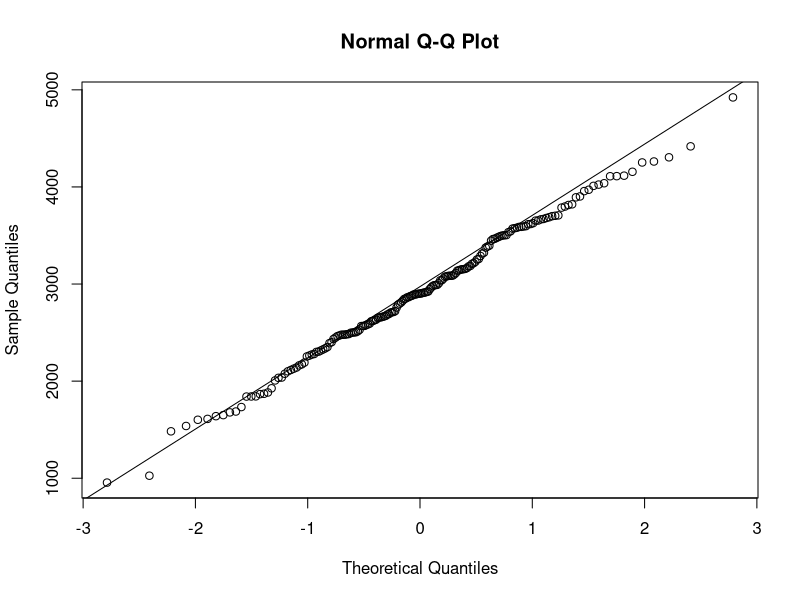
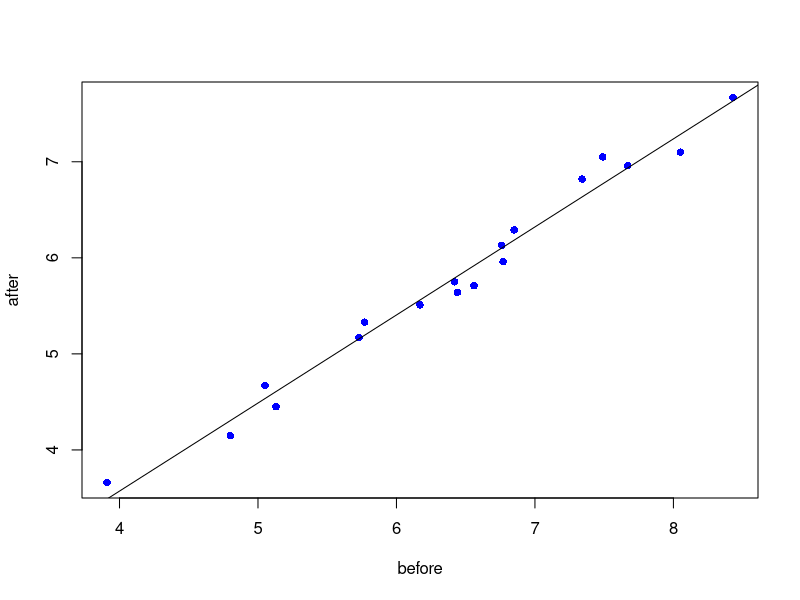
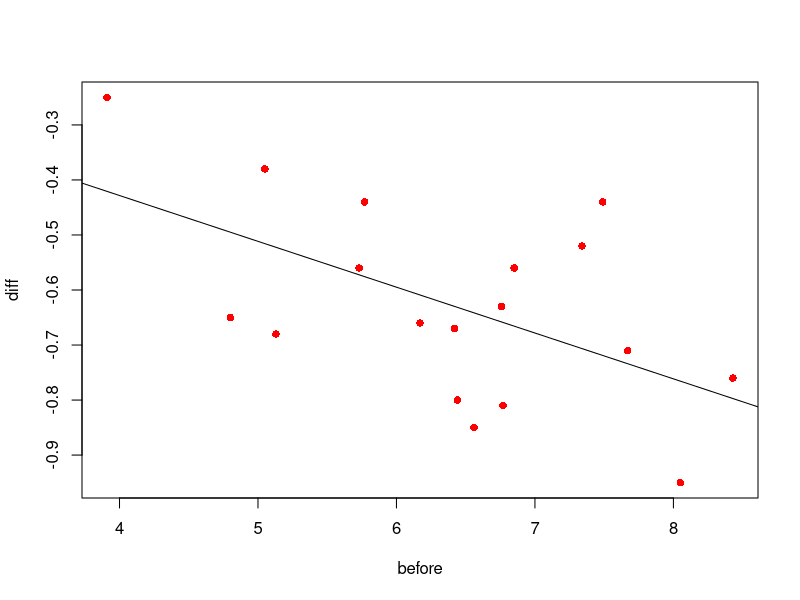

R code for these plots, in order:
## ---- chunk 1
knitr::opts_chunk$set(echo = TRUE)
library(glue)
## ---- chunk 2
data = read.table('../data/birthweight.txt',header=TRUE)
x = data$birthweight
## ---- chunk 3
shapiro.test(x)
## ---- chunk 4
qqnorm(x); qqline(x)
## ---- chunk 5
mean = mean(x)
sd = sd(x)
n = length(x)

ci = c((mean - qnorm(0.98)*(sd/sqrt(n))), (mean + qnorm(0.98)*(sd/sqrt(n))))
## ---- chunk 6
min_n = ((qnorm(0.98)^2)*(sd^2))/(50^2)
## ---- chunk 7
B = 1000
Tstar = numeric(B);
for (i in 1:B){
  Xstar = sample(x,replace=TRUE)
  Tstar[i] = mean(Xstar)
}
Tstar20 = quantile(Tstar,0.020)[[1]]
Tstar980 = quantile(Tstar,0.975)[[1]]
bootstrapci = c(2*mean-Tstar980,2*mean-Tstar20)
## ---- chunk 8
lenci = ci[2]-ci[1]
lenbsci = bootstrapci[2]-bootstrapci[1]
glue('CI length: {lenci},    Bootstrap CI length: {lenbsci}');
## ---- chunk 9
t.test(x, mu=2800)
## ---- chunk 10
t.test(x, mu=2800, alt='g')
## ---- chunk 11
nT = length(x[x>2800]); 
pttest = t.test(x,mu=2800,alt="g")[[3]]
psign = binom.test(nT,n,p=0.5)[[3]]
## ---- chunk 12
pttest<psign
## ---- chunk 13
q = length(x[x<2600])/n - 0.25
pr = length(x[x<2600])/n + q
## ---- chunk 14
ci_p = c(0.25,pr)
## ---- chunk 15
z = q * (sqrt(n) / sd)
pnorm(z)
## ---- chunk 16
data = read.table('../data/cholesterol.txt',header=TRUE); data
before = data$Before
after = data$After8weeks
summary(data)
shapiro.test(before)
shapiro.test(after)
## ---- chunk 17
reg = lm(after ~ before)
plot(before,after, pch=16, col="blue")
abline(reg)
## ---- chunk 18
diff = after - before
reg2 = lm(diff ~ before)
plot(before,diff, pch=16, col="red")
abline(reg2)
summary(reg2)
